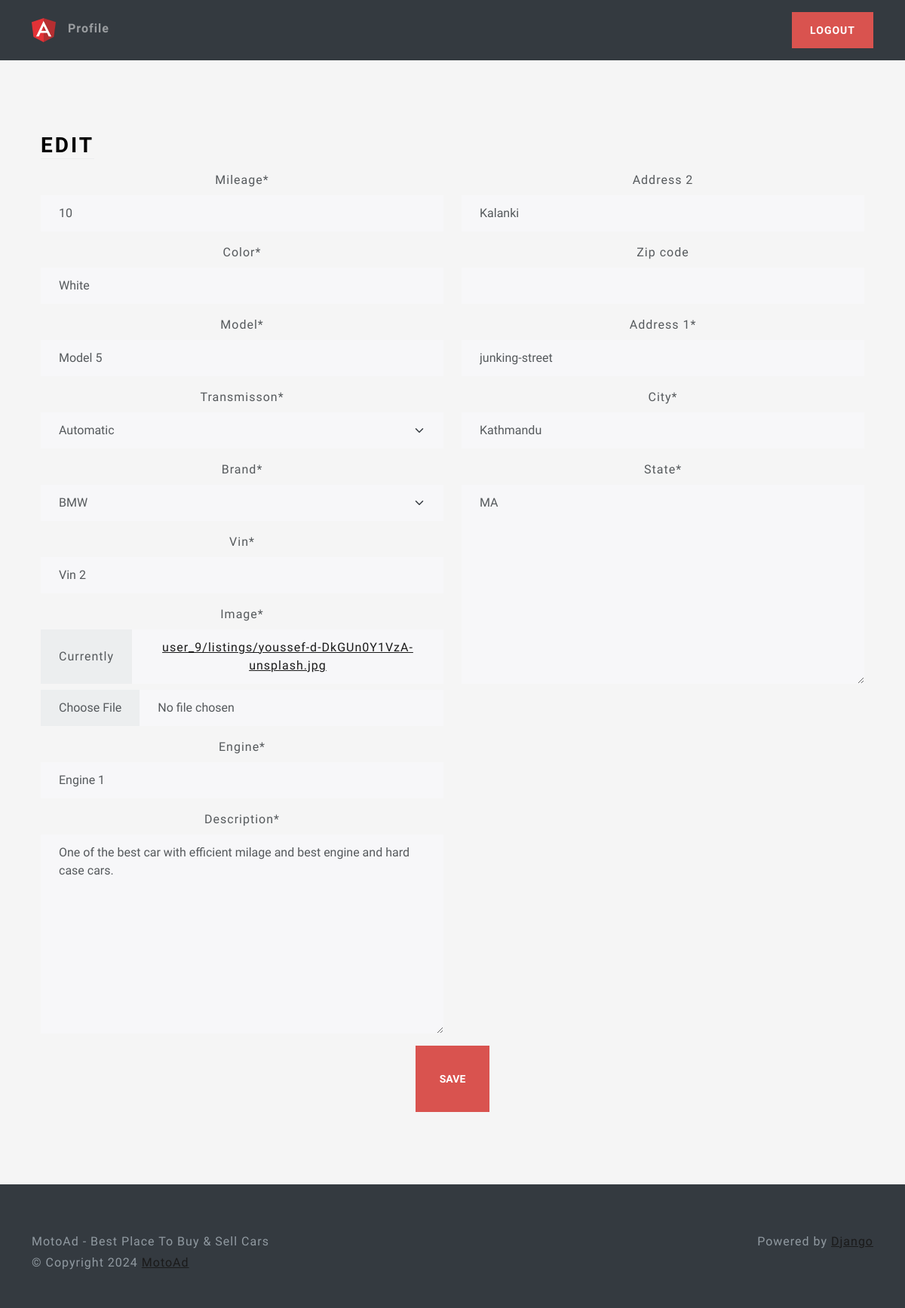
Screenshot of /listing/2b5acc0dc1234bc6be9238890375fa2c/edit/ (signed in) with the database file from the repository.
### main/models.py (models this page shows, shortened)
class Listing(models.Model):
    id = models.UUIDField(
        primary_key=True, default=uuid.uuid4, unique=True, editable=False)
    created_at = models.DateTimeField(auto_now_add=True)
    updated_at = models.DateTimeField(auto_now=True)
    seller = models.ForeignKey(Profile, on_delete=models.CASCADE)
    brand = models.CharField(max_length=24, choices=CARS_BRANDS, default=None)
    model = models.CharField(max_length=64,)
    vin = models.CharField(max_length=17,)
    mileage = models.IntegerField(default=0)
    color = models.CharField(max_length=24,)
    description = models.TextField()
    engine = models.CharField(max_length=24,)
    transmisson = models.CharField(
        max_length=24, choices=TRANSMISSION_OPTIONS, default=None)
    location = models.OneToOneField(
        Location, on_delete=models.SET_NULL, null=True)
    image = models.ImageField(upload_to=user_listing_path)

### users/models.py (models this page shows, shortened)
class Location(models.Model):
    address_1 = models.CharField(max_length=128, blank=True)
    address_2 = models.CharField(max_length=128, blank=True)
    city = models.CharField(max_length=64)
    state = USStateField(default="NY")
    zip_code = USZipCodeField(blank=True)

### main/views.py (the view)
# urls.py: path('listing/<str:id>/edit/', edit_view, name='edit'),
@login_required
def edit_view(request, id):
    try:
        listing = Listing.objects.get(id=id)
        if listing is None:
            raise Exception
        if request.method == 'POST':
            listing_form = ListingForm(
                request.POST, request.FILES, instance=listing)
            location_form = LocationForm(
                request.POST, instance=listing.location)
            if listing_form.is_valid and location_form.is_valid:
                listing_form.save()
                location_form.save()
                messages.info(request, f'Listing {id} updated successfully!')
                return redirect('home')
            else:
                messages.error(
                    request, f'An error occured while trying to edit the listing.')
                return reload()
        else:
            listing_form = ListingForm(instance=listing)
            location_form = LocationForm(instance=listing.location)
        context = {
            'location_form': location_form,
            'listing_form': listing_form
        }
        return render(request, 'views/edit.html', context)
    except Exception as e:
        messages.error(
            request, f'An error occured while trying to access the edit page.')
        return redirect('home')

### users/forms.py
class LocationForm(forms.ModelForm):
    address_1 = forms.CharField(required=True)
    zip_code = USZipCodeField(required=True)
    class Meta:
        model = Location
        fields = {'address_1', 'address_2', 'city', 'state', 'zip_code'}

### main/forms.py
class ListingForm(forms.ModelForm):
    image = forms.ImageField()
    class Meta:
        model = Listing
        fields = {'brand', 'model', 'vin', 'mileage',
                  'color', 'description', 'engine', 'transmisson', 'image'}

### main/templates/views/edit.html (shortened to what this page needs)
{% extends 'base/base.html' %}
{% load static %}
{% load crispy_forms_tags %}
{% block 'body' %}
<div class="container-fluid text-center py-5">
    <div class="container px-4 py-5">
        <div class="row g-4">
            <div class="col d-flex align-items-start">
                <div>
                    <h2 class="mb-3 border-bottom" style="color: black">Edit</h2>
                </div>
            </div>
        </div>
        <form action="" method="post" enctype="multipart/form-data">
            <div class="row">
                <div class="col-6">
                    {{ listing_form|crispy }}
                </div>
                <div class="col-6">
                    {{ location_form|crispy }}
                </div>
            </div>
            <button class="btn btn-lg btn-danger" type="submit">Save</button>
        </form>
    </div>
</div>
{% endblock %}

### main/static/css/style.css (style rules this page uses)
html, body { height: 100%; }
body { align-items: center; padding-bottom: 40px; background-color: #f5f5f5; }
.h2, h2 { color: white; }

### rows the page displays
Listing: mileage "10", color "White", model "Model 5", transmisson "Automatic", brand "BMW", vin "Vin 2", engine "Engine 1", description "One of the best car with efficient milage and best engine and hard case cars."
Location: address_2 "Kalanki", address_1 "junking-street", city "Kathmandu", state "MA"
